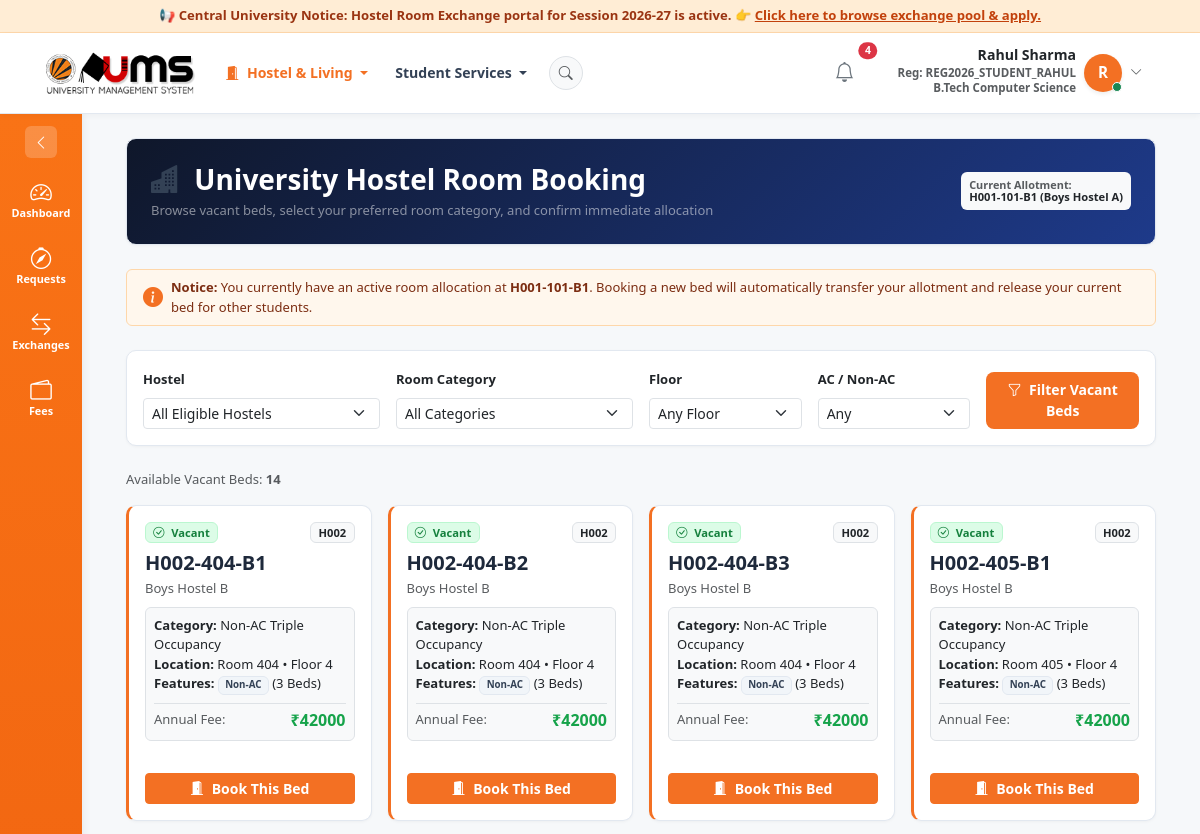
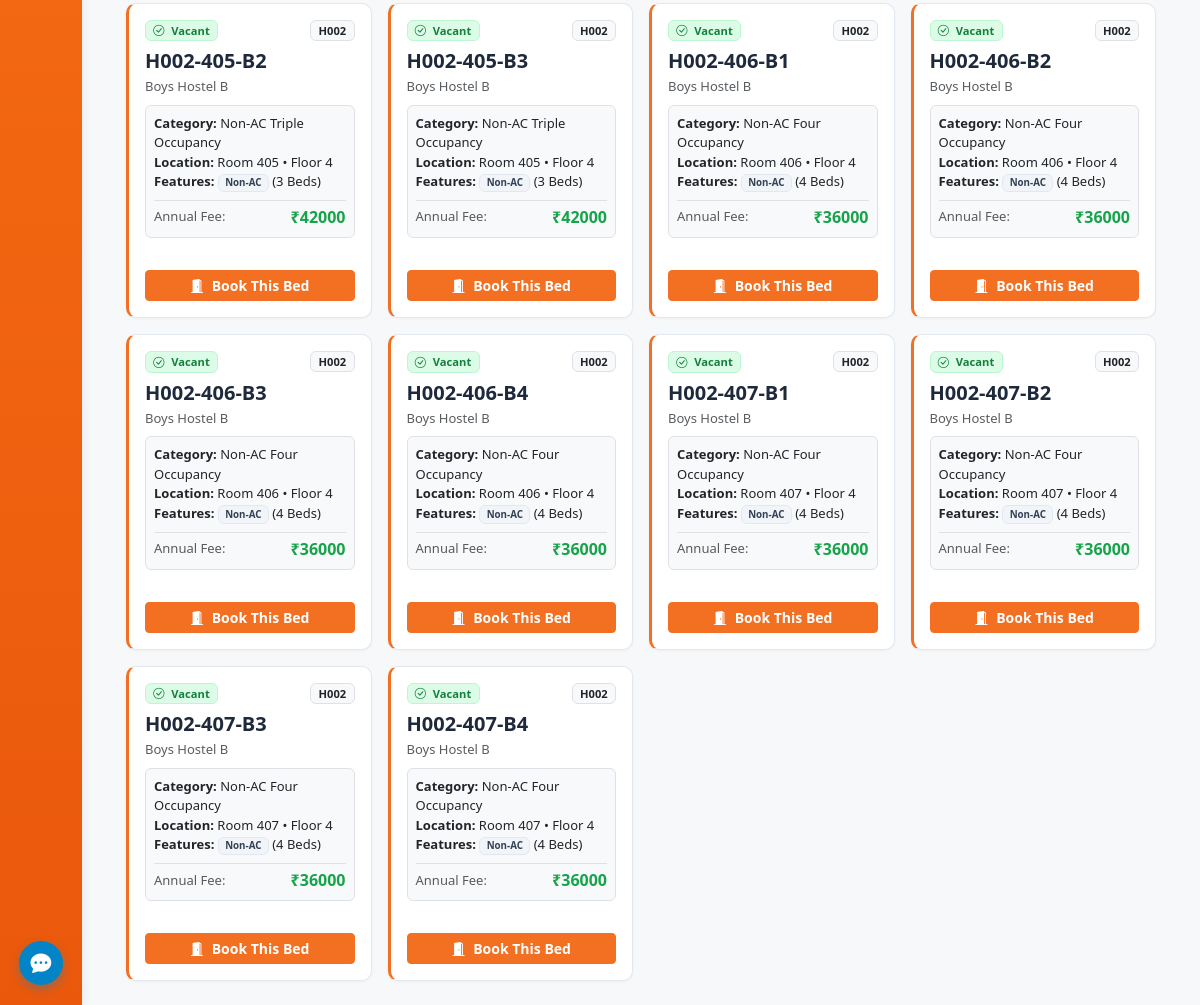
The app's page /rooms/book/ (signed in), older data (2 pictures, top to bottom).
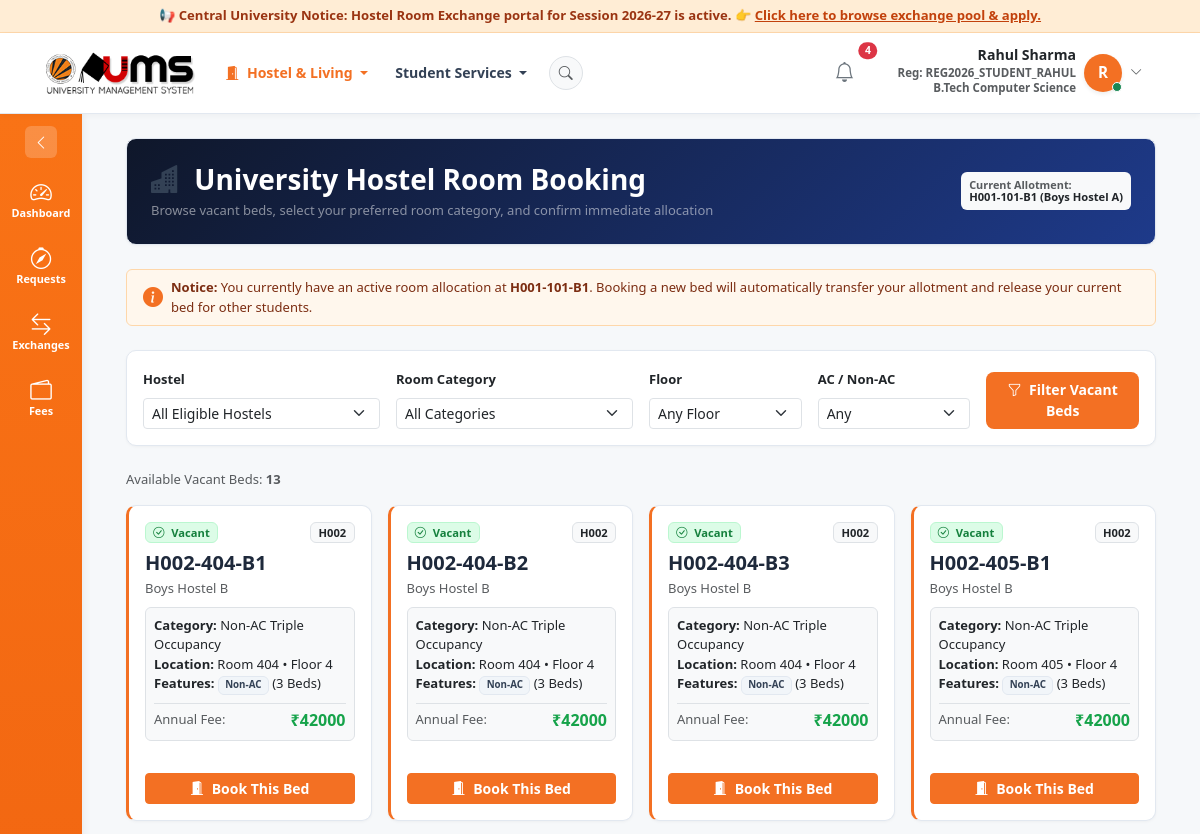
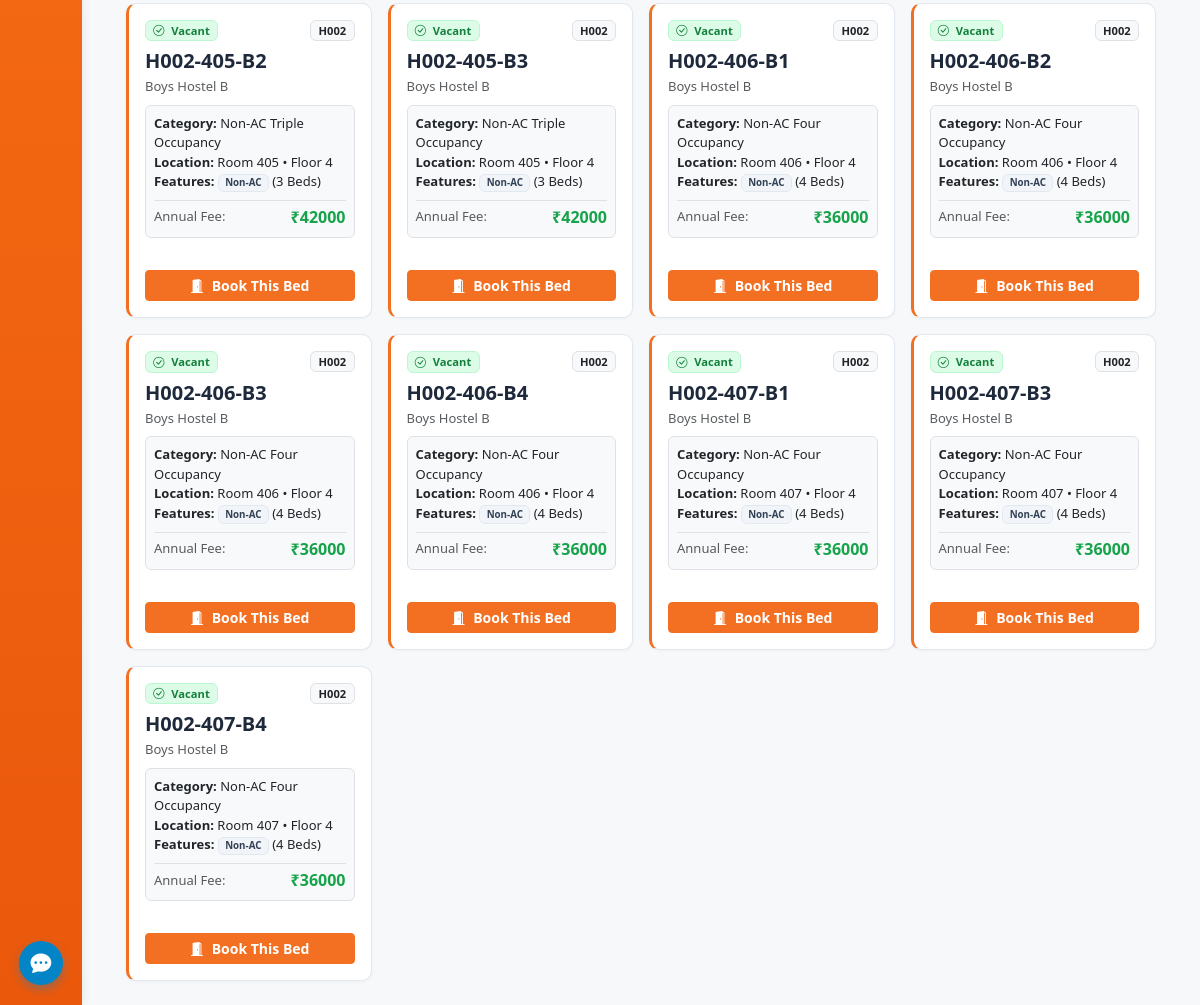
The same page, newer data (2 pictures, top to bottom).
### rooms/models.py (models this page shows, shortened)
class Bed(models.Model):
    STATUS_CHOICES = [
        ('VACANT', 'Vacant'),
        ('OCCUPIED', 'Occupied'),
        ('BLOCKED', 'Blocked'),
        ('MAINTENANCE', 'Maintenance'),
    ]
    room = models.ForeignKey(Room, on_delete=models.CASCADE, related_name='beds')
    bed_identifier = models.CharField(max_length=20, help_text="e.g. Bed 1, Bed 2 or B1, B2")
    status = models.CharField(max_length=20, choices=STATUS_CHOICES, default='VACANT')
    class Meta:
        unique_together = ['room', 'bed_identifier']
        ordering = ['room', 'bed_identifier']
    @property
    def full_code(self):
        return f"{self.room.hostel.code}-{self.room.room_number}-{self.bed_identifier}"

class Room(models.Model):
    hostel = models.ForeignKey('hostels.Hostel', on_delete=models.CASCADE, related_name='rooms')
    room_number = models.CharField(max_length=20, help_text="Unique room number within hostel, e.g. A101")
    floor = models.PositiveIntegerField(default=1)
    category = models.ForeignKey(RoomCategory, on_delete=models.PROTECT, related_name='rooms')
    is_active = models.BooleanField(default=True)
    class Meta:
        unique_together = ['hostel', 'room_number']
        ordering = ['hostel', 'floor', 'room_number']

class RoomCategory(models.Model):
    name = models.CharField(max_length=100, unique=True, help_text="e.g. AC Single Occupancy")
    is_ac = models.BooleanField(default=True)
    capacity = models.PositiveIntegerField(help_text="Total bed capacity")
    description = models.TextField(blank=True)
    class Meta:
        verbose_name_plural = 'Room Categories'
        ordering = ['name']

class RoomPricing(models.Model):
    hostel = models.ForeignKey('hostels.Hostel', on_delete=models.CASCADE, related_name='pricings')
    category = models.ForeignKey(RoomCategory, on_delete=models.CASCADE, related_name='pricings')
    academic_year = models.CharField(max_length=20, default='2026-2027')
    annual_fee = models.DecimalField(max_digits=10, decimal_places=2)
    is_active = models.BooleanField(default=True)
    class Meta:
        unique_together = ['hostel', 'category', 'academic_year']
        ordering = ['hostel', 'category']

### hostels/models.py (models this page shows, shortened)
class Hostel(models.Model):
    GENDER_CHOICES = [
        ('Male', 'Male'),
        ('Female', 'Female'),
    ]
    university = models.ForeignKey(University, on_delete=models.CASCADE, related_name='hostels')
    code = models.CharField(max_length=20, unique=True, help_text="e.g. H001, H002, H003, H004")
    name = models.CharField(max_length=100)
    gender = models.CharField(max_length=10, choices=GENDER_CHOICES)
    address = models.TextField(blank=True)
    total_floors = models.PositiveIntegerField(default=4)
    created_at = models.DateTimeField(auto_now_add=True)
    class Meta:
        ordering = ['code']

### allocations/views.py (the view)
# urls.py: path('rooms/book/', room_booking_catalog, name='room_booking_catalog'),
@login_required
def room_booking_catalog(request):
    user = request.user
    student = getattr(user, 'student_profile', None)
    vacant_beds = Bed.objects.filter(status='VACANT').select_related(
        'room', 'room__hostel', 'room__category'
    )
    if student:
        vacant_beds = vacant_beds.filter(room__hostel__gender=student.gender)
    selected_hostel = request.GET.get('hostel')
    selected_cat = request.GET.get('category')
    selected_floor = request.GET.get('floor')
    selected_ac = request.GET.get('is_ac')
    if selected_hostel:
        vacant_beds = vacant_beds.filter(room__hostel__code=selected_hostel)
    if selected_cat:
        vacant_beds = vacant_beds.filter(room__category_id=selected_cat)
    if selected_floor:
        vacant_beds = vacant_beds.filter(room__floor=selected_floor)
    if selected_ac in ['0', '1']:
        vacant_beds = vacant_beds.filter(room__category__is_ac=(selected_ac == '1'))
    pricing_dict = {}
    for p in RoomPricing.objects.filter(is_active=True):
        pricing_dict[(p.hostel_id, p.category_id)] = p.annual_fee
    bed_items = []
    for bed in vacant_beds[:120]:
        price = pricing_dict.get((bed.room.hostel_id, bed.room.category_id), Decimal('50000.00'))
        bed_items.append({
            'bed': bed,
            'price': price,
        })
    all_hostels = Hostel.objects.filter(gender=student.gender) if student else Hostel.objects.all()
    all_categories = RoomCategory.objects.all()
    context = {
        'student': student,
        'bed_items': bed_items,
        'total_vacant': len(bed_items),
        'hostels': all_hostels,
        'categories': all_categories,
        'selected_hostel': selected_hostel,
        'selected_cat': selected_cat,
        'selected_floor': selected_floor,
        'selected_ac': selected_ac,
    }
    return render(request, 'allocations/booking_catalog.html', context)

### accounts/models.py (called while the page is built)
    @property
    def is_student(self):
        return self.role == self.Role.STUDENT

    @property
    def is_warden(self):
        return self.role == self.Role.WARDEN

    @property
    def is_chief_warden(self):
        return self.role == self.Role.CHIEF_WARDEN

    @property
    def is_admin_user(self):
        return self.role == self.Role.ADMIN or self.is_superuser

### notifications/context_processors.py (called while the page is built)
def unread_notifications(request):
    if request.user.is_authenticated:
        unread_count = request.user.notifications.filter(is_read=False).count()
        recent_notifications = request.user.notifications.filter(is_read=False)[:5]
        return {
            'unread_notifications_count': unread_count,
            'recent_notifications': recent_notifications,
        }
    return {
        'unread_notifications_count': 0,
        'recent_notifications': [],
    }

### templates/allocations/booking_catalog.html (shortened to what the changed rows need)
{% extends 'base.html' %}
{% block content %}
<div class="container-fluid">
  <div class="d-flex justify-content-between align-items-center mb-3">
    <span class="text-muted small">Available Vacant Beds: <b>{{ total_vacant }}</b></span>
  </div>
  <div class="row g-3">
    {% for item in bed_items %}
      <div class="col-12 col-sm-6 col-md-4 col-lg-3">
        <div class="card card-custom p-3 h-100 border-success">
          <div class="d-flex justify-content-between align-items-start mb-2">
            <span class="badge bg-success"><i class="bi bi-check-circle me-1"></i> Vacant</span>
            <span class="badge bg-light text-dark border">{{ item.bed.room.hostel.code }}</span>
          </div>
          <h5 class="fw-bold text-navy mb-1">{{ item.bed.full_code }}</h5>
          <div class="small text-muted mb-2">{{ item.bed.room.hostel.name }}</div>
          <div class="p-2 rounded bg-light border small mb-3">
            <div><b>Category:</b> {{ item.bed.room.category.name }}</div>
            <div><b>Location:</b> Room {{ item.bed.room.room_number }} • Floor {{ item.bed.room.floor }}</div>
            <div><b>Features:</b> {% if item.bed.room.category.is_ac %}<span class="badge bg-info text-dark">AC</span>{% else %}<span class="badge bg-secondary">Non-AC</span>{% endif %} ({{ item.bed.room.category.capacity }} Beds)</div>
            <div class="mt-2 pt-1 border-top d-flex justify-content-between align-items-center">
              <span class="text-muted">Annual Fee:</span>
              <span class="fw-bold text-success fs-6">₹{{ item.price|floatformat:0 }}</span>
            </div>
          </div>
          {% if student and student.student_type == 'DAY_SCHOLAR' %}
            <button type="button" class="btn btn-secondary btn-sm mt-auto w-100 fw-bold" disabled>
              <i class="bi bi-slash-circle me-1"></i> Not Eligible (Day Scholar)
            </button>
          {% else %}
            <a href="{% url 'room_booking_detail' item.bed.id %}" class="btn btn-success btn-sm mt-auto w-100 fw-bold">
              <i class="bi bi-door-open-fill me-1"></i> Book This Bed
            </a>
          {% endif %}
        </div>
      </div>
    {% empty %}
      <div class="col-12 p-5 text-center text-muted">
        <i class="bi bi-door-closed fs-1 d-block mb-2"></i>
        No vacant beds found matching your current filter. Try selecting "All Hostels" or another category.
      </div>
    {% endfor %}
  </div>
</div>
{% endblock %}

Row changes from the older to the newer data that the page shows:
no longer on this page (row edited): Bed: bed.room.hostel.code "H002", bed.full_code "H002-407-B2", bed.room.hostel.name "Boys Hostel B", bed.room.category.name "Non-AC Four Occupancy", bed.room.room_number "407", bed.room.floor "4", bed.room.category.capacity "4", price "36000"
Text that changed along with them:
{{ total_vacant }}: "14" → "13"
